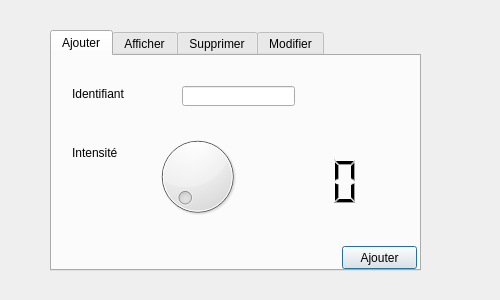
<?xml version="1.0" encoding="UTF-8"?>
<ui version="4.0">
 <class>Chaufage</class>
 <widget class="QDialog" name="Chaufage">
  <property name="geometry">
   <rect>
    <x>0</x>
    <y>0</y>
    <width>500</width>
    <height>300</height>
   </rect>
  </property>
  <property name="windowTitle">
   <string>Dialog</string>
  </property>
  <widget class="QTabWidget" name="tabWidget">
   <property name="geometry">
    <rect>
     <x>50</x>
     <y>30</y>
     <width>371</width>
     <height>241</height>
    </rect>
   </property>
   <property name="currentIndex">
    <number>0</number>
   </property>
   <widget class="QWidget" name="tab">
    <attribute name="title">
     <string>Ajouter</string>
    </attribute>
    <widget class="QLabel" name="label">
     <property name="geometry">
      <rect>
       <x>20</x>
       <y>30</y>
       <width>61</width>
       <height>16</height>
      </rect>
     </property>
     <property name="text">
      <string>Identifiant</string>
     </property>
    </widget>
    <widget class="QLabel" name="label_2">
     <property name="geometry">
      <rect>
       <x>20</x>
       <y>90</y>
       <width>47</width>
       <height>13</height>
      </rect>
     </property>
     <property name="text">
      <string>Intensité</string>
     </property>
    </widget>
    <widget class="QLineEdit" name="lineEdit_id">
     <property name="geometry">
      <rect>
       <x>130</x>
       <y>30</y>
       <width>113</width>
       <height>20</height>
      </rect>
     </property>
    </widget>
    <widget class="QPushButton" name="pb_ajouter">
     <property name="geometry">
      <rect>
       <x>290</x>
       <y>190</y>
       <width>75</width>
       <height>23</height>
      </rect>
     </property>
     <property name="text">
      <string>Ajouter</string>
     </property>
    </widget>
    <widget class="QDial" name="dial">
     <property name="geometry">
      <rect>
       <x>100</x>
       <y>70</y>
       <width>91</width>
       <height>101</height>
      </rect>
     </property>
     <property name="maximum">
      <number>63</number>
     </property>
     <property name="pageStep">
      <number>1</number>
     </property>
     <property name="tracking">
      <bool>true</bool>
     </property>
     <property name="notchTarget">
      <double>0.000000000000000</double>
     </property>
    </widget>
    <widget class="QLCDNumber" name="lcdNumber">
     <property name="geometry">
      <rect>
       <x>230</x>
       <y>100</y>
       <width>101</width>
       <height>51</height>
      </rect>
     </property>
     <property name="frameShape">
      <enum>QFrame::NoFrame</enum>
     </property>
     <property name="digitCount">
      <number>2</number>
     </property>
     <property name="mode">
      <enum>QLCDNumber::Dec</enum>
     </property>
     <property name="segmentStyle">
      <enum>QLCDNumber::Filled</enum>
     </property>
    </widget>
   </widget>
   <widget class="QWidget" name="tab_2">
    <attribute name="title">
     <string>Afficher</string>
    </attribute>
    <widget class="QTableView" name="tabchaufage">
     <property name="geometry">
      <rect>
       <x>10</x>
       <y>10</y>
       <width>341</width>
       <height>171</height>
      </rect>
     </property>
    </widget>
    <widget class="QPushButton" name="pushButton">
     <property name="geometry">
      <rect>
       <x>130</x>
       <y>190</y>
       <width>75</width>
       <height>23</height>
      </rect>
     </property>
     <property name="text">
      <string>Reload</string>
     </property>
    </widget>
   </widget>
   <widget class="QWidget" name="tab_3">
    <attribute name="title">
     <string>Supprimer</string>
    </attribute>
    <widget class="QLineEdit" name="lineEdit_id_2">
     <property name="geometry">
      <rect>
       <x>140</x>
       <y>30</y>
       <width>113</width>
       <height>20</height>
      </rect>
     </property>
    </widget>
    <widget class="QLabel" name="label_4">
     <property name="geometry">
      <rect>
       <x>20</x>
       <y>30</y>
       <width>61</width>
       <height>16</height>
      </rect>
     </property>
     <property name="text">
      <string>Identifiant</string>
     </property>
    </widget>
    <widget class="QPushButton" name="pb_supprimer">
     <property name="geometry">
      <rect>
       <x>240</x>
       <y>140</y>
       <width>75</width>
       <height>23</height>
      </rect>
     </property>
     <property name="text">
      <string>Supprimer</string>
     </property>
    </widget>
    <widget class="QLabel" name="label_6">
     <property name="geometry">
      <rect>
       <x>70</x>
       <y>120</y>
       <width>47</width>
       <height>13</height>
      </rect>
     </property>
     <property name="text">
      <string/>
     </property>
    </widget>
   </widget>
   <widget class="QWidget" name="tab_4">
    <attribute name="title">
     <string>Modifier</string>
    </attribute>
    <widget class="QLCDNumber" name="lcdNumber_2">
     <property name="geometry">
      <rect>
       <x>200</x>
       <y>70</y>
       <width>41</width>
       <height>81</height>
      </rect>
     </property>
     <property name="frameShape">
      <enum>QFrame::NoFrame</enum>
     </property>
     <property name="digitCount">
      <number>2</number>
     </property>
     <property name="mode">
      <enum>QLCDNumber::Dec</enum>
     </property>
     <property name="segmentStyle">
      <enum>QLCDNumber::Filled</enum>
     </property>
    </widget>
    <widget class="QDial" name="dial_2">
     <property name="geometry">
      <rect>
       <x>120</x>
       <y>50</y>
       <width>61</width>
       <height>121</height>
      </rect>
     </property>
     <property name="maximum">
      <number>63</number>
     </property>
     <property name="pageStep">
      <number>1</number>
     </property>
     <property name="tracking">
      <bool>true</bool>
     </property>
     <property name="notchTarget">
      <double>0.000000000000000</double>
     </property>
    </widget>
    <widget class="QLineEdit" name="lineEdit_id_3">
     <property name="geometry">
      <rect>
       <x>120</x>
       <y>20</y>
       <width>113</width>
       <height>20</height>
      </rect>
     </property>
    </widget>
    <widget class="QLabel" name="label_3">
     <property name="geometry">
      <rect>
       <x>10</x>
       <y>20</y>
       <width>61</width>
       <height>16</height>
      </rect>
     </property>
     <property name="text">
      <string>Identifiant</string>
     </property>
    </widget>
    <widget class="QLabel" name="label_5">
     <property name="geometry">
      <rect>
       <x>20</x>
       <y>90</y>
       <width>47</width>
       <height>13</height>
      </rect>
     </property>
     <property name="text">
      <string>Intensité</string>
     </property>
    </widget>
    <widget class="QPushButton" name="pb_supprimer_2">
     <property name="geometry">
      <rect>
       <x>250</x>
       <y>180</y>
       <width>75</width>
       <height>23</height>
      </rect>
     </property>
     <property name="text">
      <string>Modifier</string>
     </property>
    </widget>
   </widget>
  </widget>
 </widget>
 <resources/>
 <connections/>
</ui>
